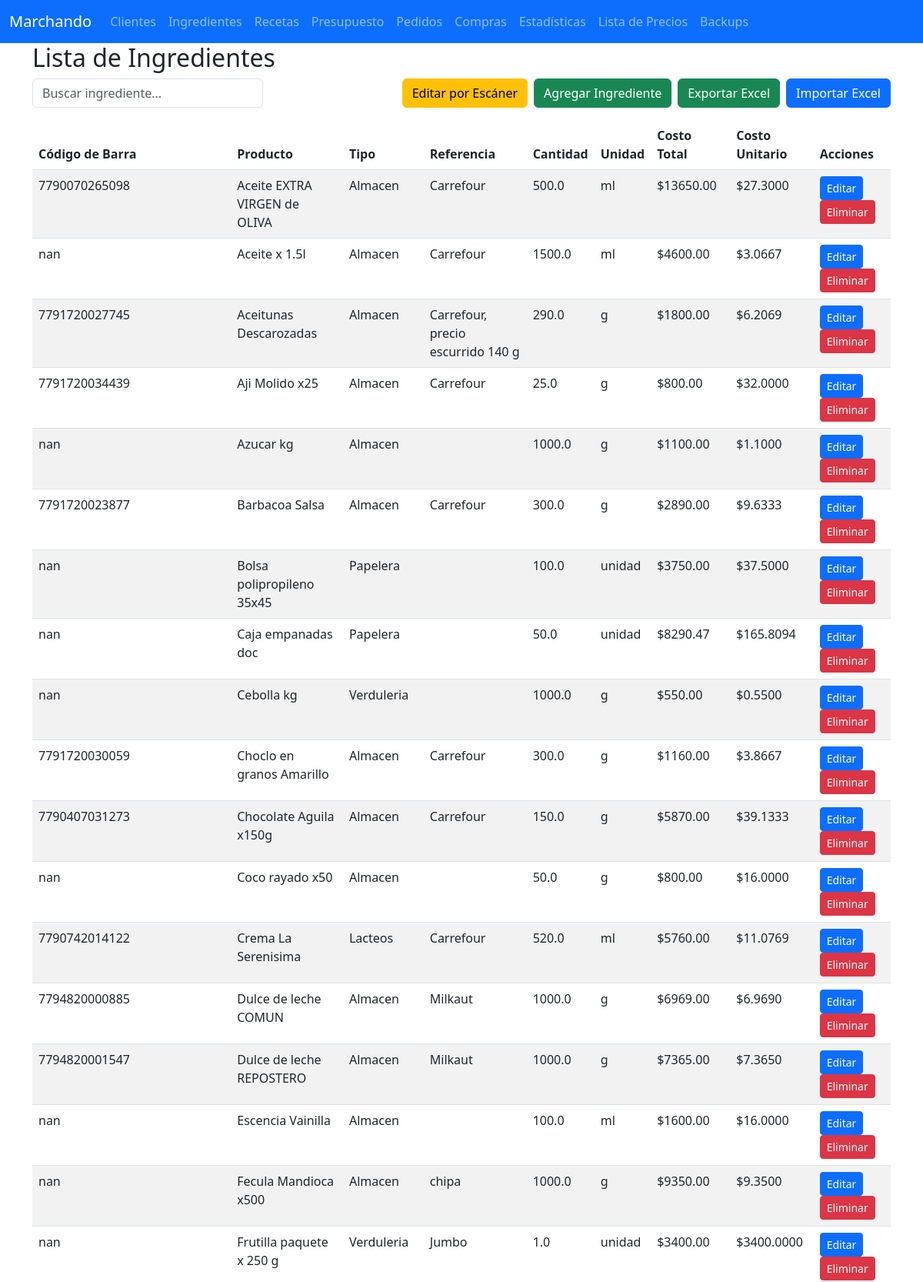
The app's page /modificar_ingredientes (upper part) with its own data.
### tables this page shows
CREATE TABLE ingredientes (
    id INTEGER PRIMARY KEY AUTOINCREMENT,
    producto TEXT NOT NULL,
    tipo TEXT,
    referencia TEXT,
    cantidad TEXT,
    unidad TEXT,
    costo_total REAL,
    costo_unitario REAL,
    ultima_actualizacion TEXT, codigo_barra,
    UNIQUE(producto)
);

### app.py (the view)
@app.route('/modificar_ingredientes')
@login_required
def modificar_ingredientes():
    with get_conn() as conn:
        ingredientes_raw = conn.execute('SELECT * FROM ingredientes ORDER BY producto').fetchall()
        referencias_raw = conn.execute("""
            SELECT DISTINCT referencia FROM ingredientes
            WHERE referencia IS NOT NULL AND referencia != ''
        """).fetchall()
        codigos_raw = conn.execute("""
            SELECT DISTINCT codigo_barra FROM ingredientes
            WHERE codigo_barra IS NOT NULL AND codigo_barra != ''
        """).fetchall()
    ingredientes = []
    for i in ingredientes_raw:
        fila = dict(i)
        try:
            fila['costo_unitario'] = float(fila['costo_unitario'])
        except (TypeError, ValueError):
            fila['costo_unitario'] = 0.0
        ingredientes.append(fila)
    referencias = [r['referencia'] for r in referencias_raw]
    codigos_barra = [c['codigo_barra'] for c in codigos_raw]
    return render_template('modificar_ingredientes.html',
                           ingredientes=ingredientes,
                           referencias=referencias,
                           codigos_barra=codigos_barra)

### app.py (called while the page is built)
def login_required(f):
    @wraps(f)
    def decorated_function(*args, **kwargs):
        if LOGIN_REQUIRED and not session.get('logged_in'):
            return redirect(url_for('login', next=request.path))
        return f(*args, **kwargs)
    return decorated_function

def get_conn():
    conn = sqlite3.connect(DB_NAME)
    conn.row_factory = sqlite3.Row
    return conn

### templates/modificar_ingredientes.html (shortened to what this page needs)
{% extends "base.html" %}
{% block content %}
<h2>Lista de Ingredientes</h2>
<div class="mb-3 d-flex justify-content-between flex-wrap gap-2">
  <input id="searchInput" type="search" class="form-control" placeholder="Buscar ingrediente..." style="max-width: 300px" onkeyup="filterTable()" />
  <div class="d-flex gap-2">
    <button class="btn btn-warning" data-bs-toggle="modal" data-bs-target="#modalEscaner">
      Editar por Escáner
    </button>
    <button class="btn btn-success" data-bs-toggle="modal" data-bs-target="#addIngredienteModal">
      Agregar Ingrediente
    </button>
    <a href="{{ url_for('exportar_ingredientes') }}" class="btn btn-success">Exportar Excel</a>
    <button class="btn btn-primary" data-bs-toggle="modal" data-bs-target="#importModal">Importar Excel</button>
  </div>
</div>
<table class="table table-striped table-hover" id="ingredientesTable">
  <thead>
    <tr>
      <th>Código de Barra</th>
      <th>Producto</th>
      <th>Tipo</th>
      <th>Referencia</th>
      <th>Cantidad</th>
      <th>Unidad</th>
      <th>Costo Total</th>
      <th>Costo Unitario</th>
      <th>Acciones</th>
    </tr>
  </thead>
  <tbody>
    {% for i in ingredientes %}
    <tr>
      <td>{{ i.codigo_barra or '' }}</td>
      <td>{{ i.producto }}</td>
      <td>{{ i.tipo or '' }}</td>
      <td>{{ i.referencia or '' }}</td>
      <td>{{ i.cantidad }}</td>
      <td>{{ i.unidad }}</td>
      <td>${{ "%.2f"|format(i.costo_total) }}</td>
      <td>${{ "%.4f"|format(i.costo_unitario) }}</td>
      <td>
        <button class="btn btn-sm btn-primary"
          data-id="{{ i.id }}"
          data-codigo_barra="{{ i.codigo_barra or '' }}"
          data-producto="{{ i.producto }}"
          data-tipo="{{ i.tipo or '' }}"
          data-referencia="{{ i.referencia or '' }}"
          data-cantidad="{{ i.cantidad }}"
          data-unidad="{{ i.unidad }}"
          data-costo_total="{{ i.costo_total }}"
          onclick="editarIngredienteDesdeBoton(this)">
          Editar
        </button>
        <a href="{{ url_for('eliminar_ingrediente', id=i.id) }}" class="btn btn-sm btn-danger"
           onclick="return confirm('¿Seguro de eliminar este ingrediente?')">Eliminar</a>
      </td>
    </tr>
    {% endfor %}
  </tbody>
</table>
{% endblock %}

### templates/base.html (style rules this page uses)
body { padding-top: 56px; }

### records on screen
ingredientes: codigo_barra "7790070265098", producto "Aceite EXTRA VIRGEN de OLIVA", tipo "Almacen", referencia "Carrefour", cantidad "500.0", unidad "ml", costo_total "13650.00", costo_unitario "27.3000"
ingredientes: codigo_barra "nan", producto "Aceite x 1.5l", tipo "Almacen", referencia "Carrefour", cantidad "1500.0", unidad "ml", costo_total "4600.00", costo_unitario "3.0667"
ingredientes: codigo_barra "7791720027745", producto "Aceitunas Descarozadas", tipo "Almacen", referencia "Carrefour, precio escurrido 140 g", cantidad "290.0", unidad "g", costo_total "1800.00", costo_unitario "6.2069"
ingredientes: codigo_barra "7791720034439", producto "Aji Molido x25", tipo "Almacen", referencia "Carrefour", cantidad "25.0", unidad "g", costo_total "800.00", costo_unitario "32.0000"
ingredientes: codigo_barra "nan", producto "Azucar kg", tipo "Almacen", cantidad "1000.0", unidad "g", costo_total "1100.00", costo_unitario "1.1000"
ingredientes: codigo_barra "7791720023877", producto "Barbacoa Salsa", tipo "Almacen", referencia "Carrefour", cantidad "300.0", unidad "g", costo_total "2890.00", costo_unitario "9.6333"
ingredientes: codigo_barra "nan", producto "Bolsa polipropileno 35x45", tipo "Papelera", cantidad "100.0", unidad "unidad", costo_total "3750.00", costo_unitario "37.5000"
ingredientes: codigo_barra "nan", producto "Caja empanadas doc", tipo "Papelera", cantidad "50.0", unidad "unidad", costo_total "8290.47", costo_unitario "165.8094"
ingredientes: codigo_barra "nan", producto "Cebolla kg", tipo "Verduleria", cantidad "1000.0", unidad "g", costo_total "550.00", costo_unitario "0.5500"
ingredientes: codigo_barra "7791720030059", producto "Choclo en granos Amarillo", tipo "Almacen", referencia "Carrefour", cantidad "300.0", unidad "g", costo_total "1160.00", costo_unitario "3.8667"
ingredientes: codigo_barra "7790407031273", producto "Chocolate Aguila x150g", tipo "Almacen", referencia "Carrefour", cantidad "150.0", unidad "g", costo_total "5870.00", costo_unitario "39.1333"
ingredientes: codigo_barra "nan", producto "Coco rayado x50", tipo "Almacen", cantidad "50.0", unidad "g", costo_total "800.00", costo_unitario "16.0000"
ingredientes: codigo_barra "7790742014122", producto "Crema La Serenisima", tipo "Lacteos", referencia "Carrefour", cantidad "520.0", unidad "ml", costo_total "5760.00", costo_unitario "11.0769"
ingredientes: codigo_barra "7794820000885", producto "Dulce de leche COMUN", tipo "Almacen", referencia "Milkaut", cantidad "1000.0", unidad "g", costo_total "6969.00", costo_unitario "6.9690"
ingredientes: codigo_barra "7794820001547", producto "Dulce de leche REPOSTERO", tipo "Almacen", referencia "Milkaut", cantidad "1000.0", unidad "g", costo_total "7365.00", costo_unitario "7.3650"
ingredientes: codigo_barra "nan", producto "Escencia Vainilla", tipo "Almacen", cantidad "100.0", unidad "ml", costo_total "1600.00", costo_unitario "16.0000"
ingredientes: codigo_barra "nan", producto "Fecula Mandioca x500", tipo "Almacen", referencia "chipa", cantidad "1000.0", unidad "g", costo_total "9350.00", costo_unitario "9.3500"
ingredientes: codigo_barra "nan", producto "Frutilla paquete x 250 g", tipo "Verduleria", referencia "Jumbo", cantidad "1.0", unidad "unidad", costo_total "3400.00", costo_unitario "3400.0000"
